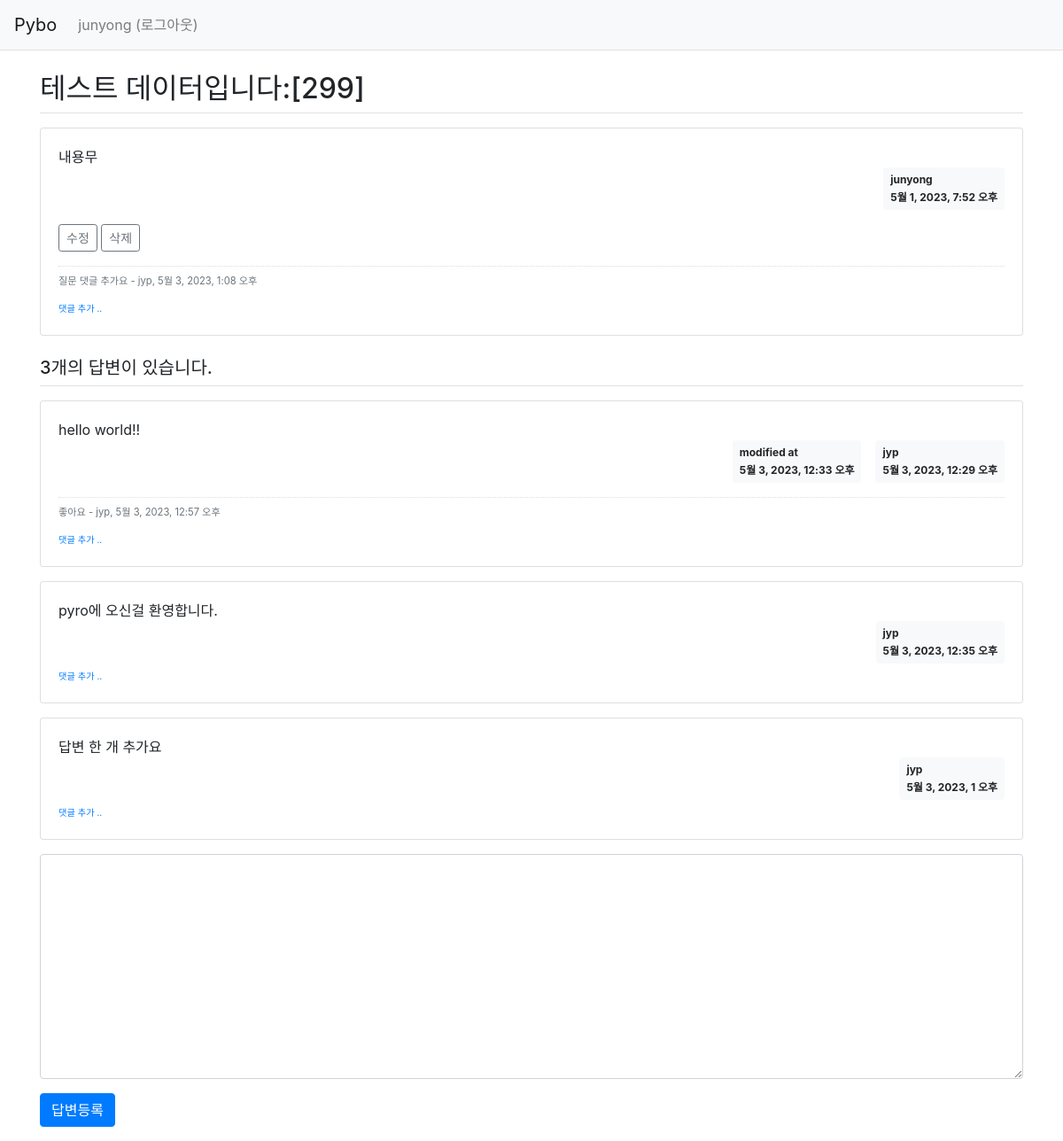
/pybo/301/ (signed in), run on the app's committed database.
### pybo/models.py (models this page shows, shortened)
class Question(models.Model):
    author = models.ForeignKey(User, on_delete=models.CASCADE, related_name='author_question')
    subject = models.CharField(max_length=200)
    content = models.TextField()
    create_date = models.DateTimeField()
    modify_date = models.DateTimeField(null=True, blank=True)
    voter = models.ManyToManyField(User, related_name='voter_question')

class Comment(models.Model):
    author = models.ForeignKey(User, on_delete=models.CASCADE)
    content = models.TextField()
    create_date = models.DateTimeField()
    modify_date = models.DateTimeField(null=True, blank=True)
    question = models.ForeignKey(Question, null=True, blank=True, on_delete=models.CASCADE)
    answer = models.ForeignKey(Answer, null=True, blank=True, on_delete=models.CASCADE)

class Answer(models.Model):
    author = models.ForeignKey(User, on_delete=models.CASCADE, related_name='author_answer')
    question = models.ForeignKey(Question, on_delete=models.CASCADE)
    content = models.TextField()
    create_date = models.DateTimeField()
    modify_date = models.DateTimeField(null=True, blank=True)
    voter = models.ManyToManyField(User, related_name='voter_answer')

### pybo/views.py (the view)
# urls.py: path('<int:question_id>/', views.detail, name='detail'),
def detail(request, question_id):
    question = get_object_or_404(Question, pk=question_id)
    context = {'question': question}
    return render(request, 'pybo/question_detail.html', context)

### templates/pybo/question_detail.html (shortened to what this page needs)
{% extends 'base.html' %}
{% block content %}
<div class="container my-3">
    <h2 class="border-bottom py-2">{{ question.subject }}</h2>
    <div class="card my-3">
        <div class="card-body">
            <div class="card-text" style="white-space: pre-line;">{{ question.content }}</div>
            <div class="d-flex justify-content-end">
                <div class="badge badge-light p-2 text-left">
                    <div class="mb-2">{{ question.author.username }}</div>
                    <div>{{ question.create_date }}</div>
                </div>
            </div>
            {% if request.user == question.author %}
            <div class="my-3">
                <a href="{% url 'pybo:question_modify' question.id  %}"
                   class="btn btn-sm btn-outline-secondary">수정</a>
                <a href="#" class="delete btn btn-sm btn-outline-secondary"
                   data-uri="{% url 'pybo:question_delete' question.id  %}">삭제</a>
            </div>
            {% endif %}
            {% if question.comment_set.count > 0 %}
            <div class="mt-3">
            {% for comment in question.comment_set.all %}
                <div class="comment py-2 text-muted">
                    <span style="white-space: pre-line;">{{ comment.content }}</span>
                    <span>
                        - {{ comment.author }}, {{ comment.create_date }}
                    </span>
                </div>
            {% endfor %}
            </div>
            {% endif %}
            <div>
                <a href="{% url 'pybo:comment_create_question' question.id  %}"
                   class="small"><small>댓글 추가 ..</small></a>
            </div>
        </div>
    </div>
    <h5 class="border-bottom my-3 py-2">{{question.answer_set.count}}개의 답변이 있습니다.</h5>
    {% for answer in question.answer_set.all %}
    <div class="card my-3">
        <div class="card-body">
            <div class="card-text" style="white-space: pre-line;">{{ answer.content }}</div>
            <div class="d-flex justify-content-end">
                {% if answer.modify_date %}
                <div class="badge badge-light p-2 text-left mx-3">
                    <div class="mb-2">modified at</div>
                    <div>{{ answer.modify_date }}</div>
                </div>
                {% endif %}
                <div class="badge badge-light p-2 text-left">
                    <div class="mb-2">{{ answer.author.username }}</div>
                    <div>{{ answer.create_date }}</div>
                </div>
            </div>
            {% if answer.comment_set.count > 0 %}
            <div class="mt-3">
            {% for comment in answer.comment_set.all %}
                <div class="comment py-2 text-muted">
                    <span style="white-space: pre-line;">{{ comment.content }}</span>
                    <span>
                        - {{ comment.author }}, {{ comment.create_date }}
                    </span>
                </div>
            {% endfor %}
            </div>
            {% endif %}
            <div>
                <a href="{% url 'pybo:comment_create_answer' answer.id  %}"
                   class="small"><small>댓글 추가 ..</small></a>
            </div>
        </div>
    </div>
    {% endfor %}
    <form action="{% url 'pybo:answer_create' question.id %}" method="post" class="my-3">
        <div class="form-group">
            <textarea {% if not user.is_authenticated %}disabled{% endif %}
              name="content" id="content" class="form-control" rows="10"></textarea>
        </div>
        <input type="submit" value="답변등록" class="btn btn-primary">
    </form>
</div>
{% endblock %}

### templates/navbar.html (shortened to what this page needs)
<nav class="navbar navbar-expand-lg navbar-light bg-light border-bottom">
    <a class="navbar-brand" href="{% url 'pybo:index' %}">Pybo</a>
    <div class="collapse navbar-collapse flex-grow-0" id="navbarNav">
        <ul class="navbar-nav">
            <li class="nav-item ">
                {% if user.is_authenticated %}
                <a class="nav-link" href="{% url 'common:logout' %}">{{ user.username }} (로그아웃)</a>
                {% else %}
                <a class="nav-link" href="{% url 'common:login' %}">로그인</a>
                {% endif %}
            </li>
        </ul>
    </div>
</nav>

### static/style.css (style rules this page uses)
.comment { border-top:dotted 1px #ddd; font-size:0.7em; }

### data on the page
Question: subject "테스트 데이터입니다:[299]", content "내용무", author.username "junyong", create_date "5월 1, 2023, 7:52 오후", answer_set.count "3"
Comment: content "질문 댓글 추가요", author "jyp", create_date "5월 3, 2023, 1:08 오후"
Answer: content "hello world!!", modify_date "5월 3, 2023, 12:33 오후", author.username "jyp", create_date "5월 3, 2023, 12:29 오후"
Comment: content "좋아요", author "jyp", create_date "5월 3, 2023, 12:57 오후"
Answer: content "pyro에 오신걸 환영합니다.", author.username "jyp", create_date "5월 3, 2023, 12:35 오후"
Answer: content "답변 한 개 추가요", author.username "jyp", create_date "5월 3, 2023, 1 오후"

### other printed values
{{ user.username }} "junyong"
